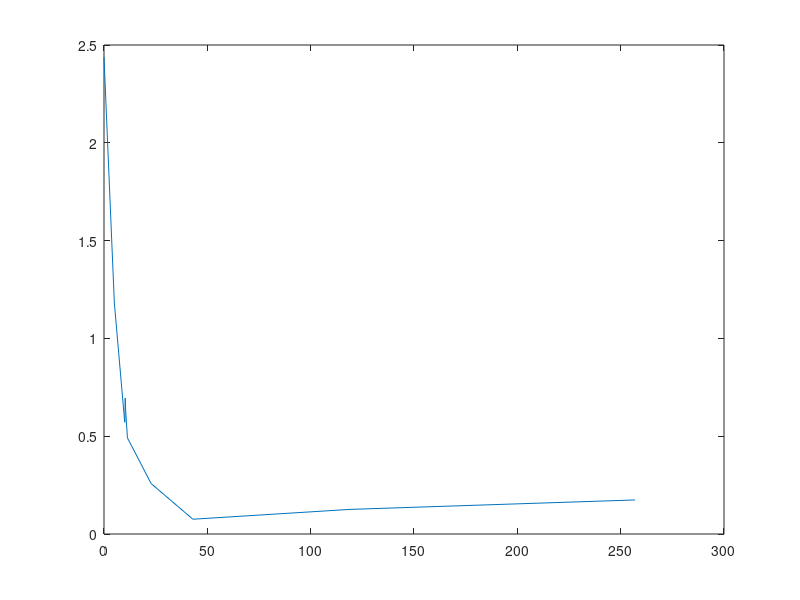

Reproduce this figure in MATLAB. (Note: this script raises an error after producing the figure.)
% x and y data
x = [0; 5; 10; 10.1; 10.25; 10.5; 11.34; 22.83; 43; 119; 257];
y = 2*exp(-1/8*x)+1/3*exp(-2*x)+0.2*rand(length(x),1);
figure
plot(x,y)
hold on

% fit an exponential function to data
f1 = fit(x,y,'exp2');
plot(f1)

% set major axes legend, title, and labels
title('How far does the apple fall?')
xlabel('Distance from tree')
legend('Experimental Data','Multi-Exponential Fit')

%% zoomPlot to highlight a portion of the major plot
[p,z] = zoomPlot(x,y,[5 50],[0.33 0.35 0.3 0.55],[1 3]);
hold on
plot(f1)
legend hide

% Forgot to add a title/label/legend to the original plot?
p.YLabel.String = 'Apples';


%%
figure(1)
[x,y] = meshgrid( linspace(0,100, 63) , linspace(0,100,83));
Urecon = rand(83,63);
Vrecon = rand(83,63);
quiver(x,y,Urecon(:,:),Vrecon(:,:), 0.5, 'color','blue')
axis equal
xlabel('x [mm]','FontSize',12)
ylabel('y [mm]','FontSize',12)
title('Reconstruction','FontSize',12)
ah=gca;
source_pos=[40 35 70 45];
target_pos=[20 52 80 75];
zoomPlot(ah,source_pos,target_pos);
axis(ah);